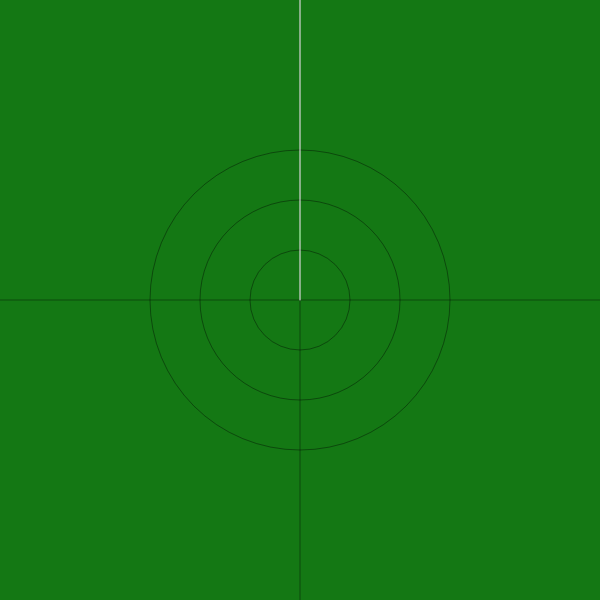
Frame 1 (no input)
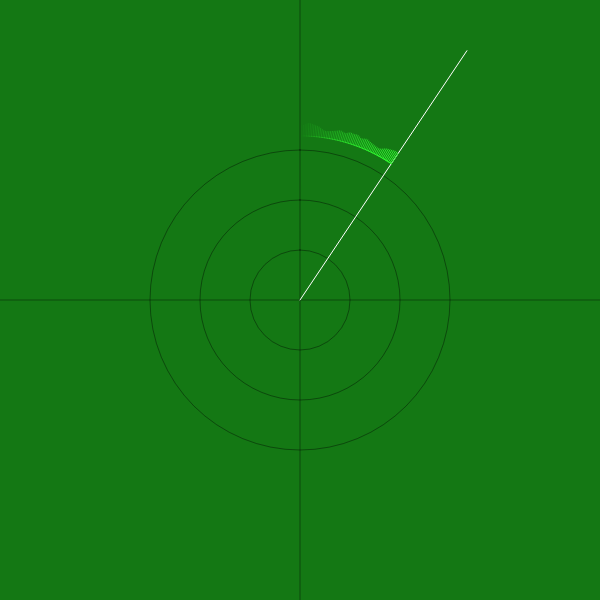
Frame 60 (no input)
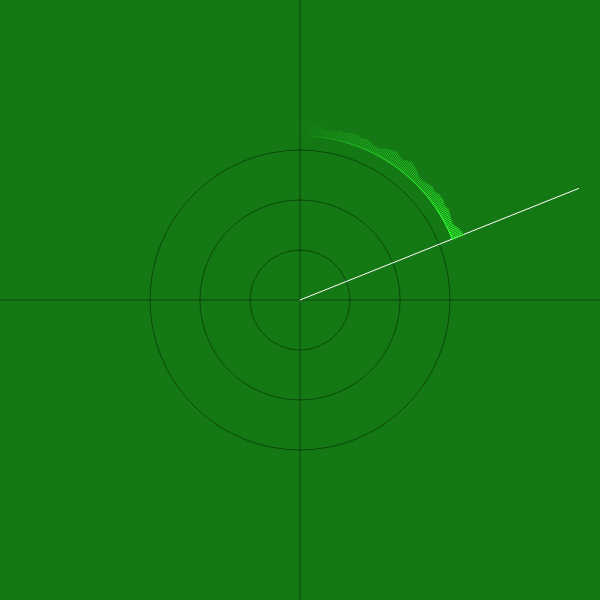
Frame 120 (the mouse pressed at the canvas centre since frame 60)

The p5.js sketch that drew these frames (run headless with seeded random() and noise() and a simulated clock; from frame 60 on, the mouse is pressed at the canvas centre):

// p5.js sketch
// ── sketch.js
let increment = 0.01;
let phi = 0;

//switching trough each animation
let current = 0;
let swt = false;
let switcher = [
  heart,
  rand,
  squareish_wave,
  square,
  triangle_wave,
  gear,
  flower,
  flower_round,
  multigon,
  heart,
];

function rand(val) {
  return map(noise(val), 0, 1, 100, 300);
}

function squareish_wave() {
  return map(abs(sin(2 * phi + HALF_PI)) * -1, -1, 0, 150, 190);
}

//draw n thoothed gear (square wave function)
function gear(n) {
  let t = phi % TWO_PI;
  return map(Math.sign(cos(n * t)), -1, 1, 150, 200);
}

function heart() {
  let a = sin(phi - HALF_PI);
  return (asin(a) + HALF_PI) * 50 - a * 60;
}

function triangle_wave() {
  return map(0.4 * asin(sin((2 / 0.1) * phi)), -1, 1, 100, 150);
}

function sawtooth() {
  let amp = 0.2; //0 to 1 is best
  let per = PI * 0.2; //0 to 1 is best (*PI)
  let alpha = (PI * phi) / per;
  return map(-((2 * amp) / PI) * atan(cos(alpha) / sin(alpha)), 0, 1, 100, 200);
}

function flower(n) {
  return map(asin(cos(phi * n)), -1, 1, 100, 200);
}

function flower_round(n) {
  return map(abs(sin(phi * (n / 2))), -1, 1, 100, 200);
}

function star(n) {
  return map(abs(sin(phi * (n / 2))) * -1, -1, 1, 100, 200);
}

function squareish() {
  return map(cos(phi) + sin(phi), -300, 300, 100, 200);
  //return map(abs(cos(2*phi)/2)*(-1), -0.5, 0, 130, 200);
}

// this could also just return ngon(4) but this does way less math…
// and i had this function prior to writing the ngon function.
function square() {
  let x = Math.floor(phi * (2 / PI) - 0.5);
  return 150 / sin(phi - x * HALF_PI);
}

function ngon(n, size = 150) {
  //a is the inner angle of the ngon
  let a = TWO_PI / n;
  //x is the int of the area in which the scanline is
  let x = Math.floor((phi - 0.5 * (PI - a) - HALF_PI) * (n / TWO_PI));
  // calculate the distance of the side to center.
  // How it is done:
  // size is the distance at the closest point of side to center
  // it is devided by the sinus of the angle between scanline and to side
  //   this calculates the length of the hypotenuse
  // phi is the current angle of scanline
  return size / sin(phi - x * a - HALF_PI);
}

let multigon_count = 2;
let inc = false;
function multigon() {
  if (phi <= increment) {
    if (multigon_count < 12) swt = false; //prevent switcher from incrementing
    if (inc) {
      multigon_count = (multigon_count + 1) % 13;
      inc = false;
    } else {
      inc = true;
    }
  }
  return ngon(multigon_count, (size = multigon_count < 4 ? 100 : 150));
}

let max; //max length of lines array
function setup() {
  createCanvas(600, 600);
  max = TWO_PI / increment;
}

let x = 0;
let y = 0;
let lines = [];
let a = 0;
function draw() {
  if (phi <= increment) {
    if (swt) {
      swt = false;
      current = (current + 1) % switcher.length;
    } else {
      swt = true;
    }
  }
  background(20, 120, 20);
  translate(width / 2, height / 2);
  rotate(-HALF_PI); // rotates the Canvas so 0 is top center
  //textSize(20);
  //text(current, 0, 0);
  noFill();
  //draw the screen cross and distance circles
  stroke(0, 0, 0, 100);
  line(0, -300, 0, 300);
  line(-300, 0, 300, 0);
  circle(0, 0, 100);
  circle(0, 0, 200);
  circle(0, 0, 300); //this should only be visible if css is changed

  //draw scanline
  stroke(255);
  let v = p5.Vector.fromAngle(phi, 300);
  line(0, 0, v.x, v.y);

  //draw plot
  stroke(50, 255, 50);
  let r = switcher[current](8); //use any of the above functions
  v = p5.Vector.fromAngle(phi, r);
  let d = map(noise(sin(a), cos(a)), 0, 1, 0, 25);
  let v2 = p5.Vector.fromAngle(phi, r + d);
  lines.push([x, y, v.x, v.y]);
  lines.push([v.x, v.y, v2.x, v2.y]);
  while (lines.length > 2 * max) {
    lines.shift();
  }
  let sat = 255 / lines.length;
  for (let l in lines) {
    stroke(50, 255, 50, l * sat);
    let [x1, x2, x3, x4] = lines[l];
    line(x1, x2, x3, x4);
  }

  //increment for next iteration of draw loop
  phi = (phi + increment) % TWO_PI;
  a += increment * 5; //only for the sin/cos in noise
  x = v.x;
  y = v.y;
}

// ── ribbon.css
.ribbon {
  position: fixed;
  overflow: hidden;
  left: 0;
  top: 0;
  z-index: 1000;
  width: 12em;
  height: 12em;
  font-size: 15px;
  text-decoration: none;
  text-indent: -1000px;
  pointer-events: none;
}

.ribbon:before,
.ribbon:after {
  position: absolute;
  display: block;
  width: 15.8em;
  height: 1.5em;

  top: 3em;
  left: -3em;

  -webkit-box-sizing: content-box;
  -moz-box-sizing: content-box;
  box-sizing: content-box;

  -webkit-transform: rotate(-45deg);
  -moz-transform: rotate(-45deg);
  -ms-transform: rotate(-45deg);
  -o-transform: rotate(-45deg);
  transform: rotate(-45deg);
}

.ribbon:before {
  content: "";
  padding: 0.4em 0;
  background-color: rgb(20, 120, 20);
  pointer-events: auto;
}

.ribbon:after {
  content: attr(title);

  color: white;
  font: 800 1em Helvetica, Arial, sans-serif;
  line-height: 1.5em;
  text-decoration: none;
  text-align: center;
  text-indent: 0;

  padding: 0.15em 0;
  margin: 0.15em 0;

  border-width: 0.08em 0;
  border-style: dotted;
  border-color: white;
}

// ── style.css
html, body {
  margin: 0;
  padding: 0;
  background-color: #222;
  padding: 1rem;
}
canvas {
  display: block;
  border-radius: 50%;
}
